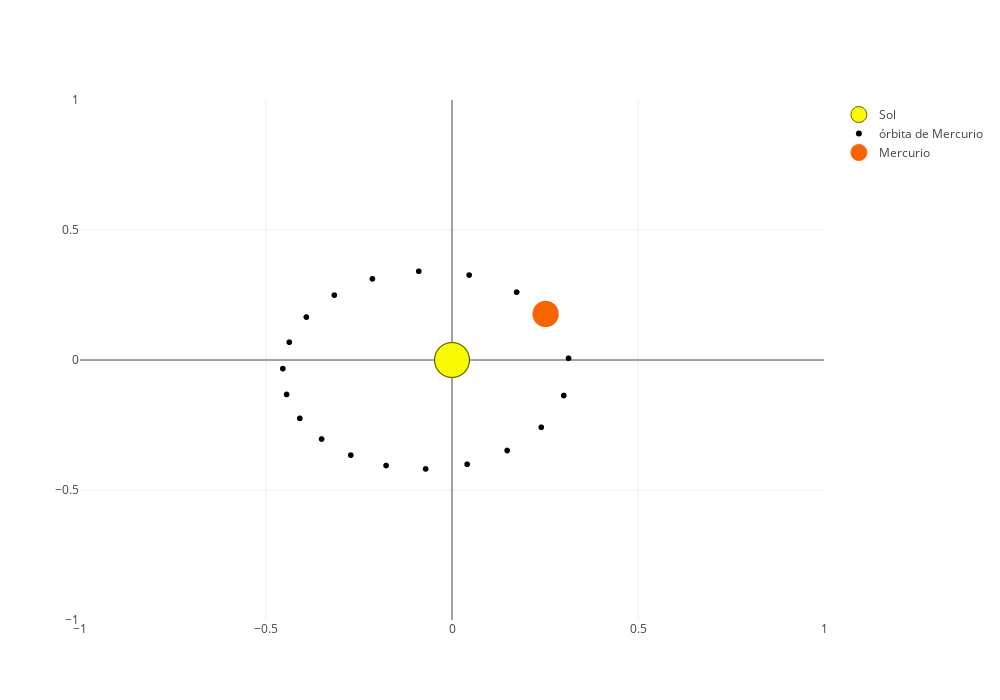

This figure's notebook cell:
### Code cell
import plotly
from aux import *
from Planets_script import *
import numpy as np
import ipywidgets as wdgs

plotly.offline.init_notebook_mode(connected=True)


#Solar Sistem Creation
sistem = SolarSistem()

#Dictionary with all planets
planets_dict = {
    "Mercurio": sistem.planets[0],
    "Venus": sistem.planets[1],
    "La Tierra": sistem.planets[2],
    "Marte": sistem.planets[3],
    "Júpiter": sistem.planets[4],
    "Saturno": sistem.planets[5],
    "Urano": sistem.planets[6],
    "Neptuno":  sistem.planets[7]
}

#Interactive Widgets Creation
planet_picker = wdgs.Dropdown(options=planets_dict, description="Planeta")
day_picker = wdgs.IntText(value=1, description="Día", disabled=False)
anomaly_picker = wdgs.FloatSlider(value=0,min = 0, max = 2*math.pi, step = 0.01, 
                                  description="Anomalía Excéntrica", disabled=False)
option = wdgs.Checkbox(description='Unir puntos',value=True)
N = wdgs.IntText(value=20, description="Número de puntos", disabled=False)

wdgs.interact_manual(showInfo, planet=planet_picker, t=day_picker, u=anomaly_picker,
                     opt = option, N = N, description="Mostrar información y órbita")

### Figure 1 — Plotly figure (JSON) as saved in the notebook; plotly's stock layout.template omitted (floating-point values rounded to 4 significant figures)
{"data": [{"marker": {"color": "rgb(250, 250, 0)", "line": {"color": "rgb(100,100,0)", "width": 1}, "size": 35}, "mode": "markers", "name": "Sol", "type": "scattergl", "x": [0], "y": [0]}, {"marker": {"color": "rgb(0,0,0)", "line": {"width": 0}, "size": 6}, "mode": "markers", "name": "órbita de Mercurio", "type": "scattergl", "x": [0.2694, 0.1737, 0.04609, -0.08942, -0.214, -0.3164, -0.3915, -0.4375, -0.4548, -0.4447, -0.4091, -0.3506, -0.2721, -0.1773, -0.07086, 0.04062, 0.1483, 0.24, 0.3003, 0.3133], "y": [0.1478, 0.2608, 0.3266, 0.3414, 0.312, 0.2496, 0.1652, 0.06837, -0.03307, -0.1326, -0.2246, -0.3039, -0.3659, -0.4058, -0.4189, -0.4009, -0.348, -0.2588, -0.1365, 0.006489]}, {"marker": {"color": "rgb(250, 100, 0)", "line": {"color": "rgb(250,100,0)", "width": 1}, "size": 25}, "mode": "markers", "name": "Mercurio", "type": "scattergl", "x": [0.2516], "y": [0.1769]}], "layout": {"height": 700, "width": 1000, "xaxis": {"anchor": "y", "range": [0, 0]}, "yaxis": {"anchor": "x", "autorange": false, "range": [0, 0]}}}
